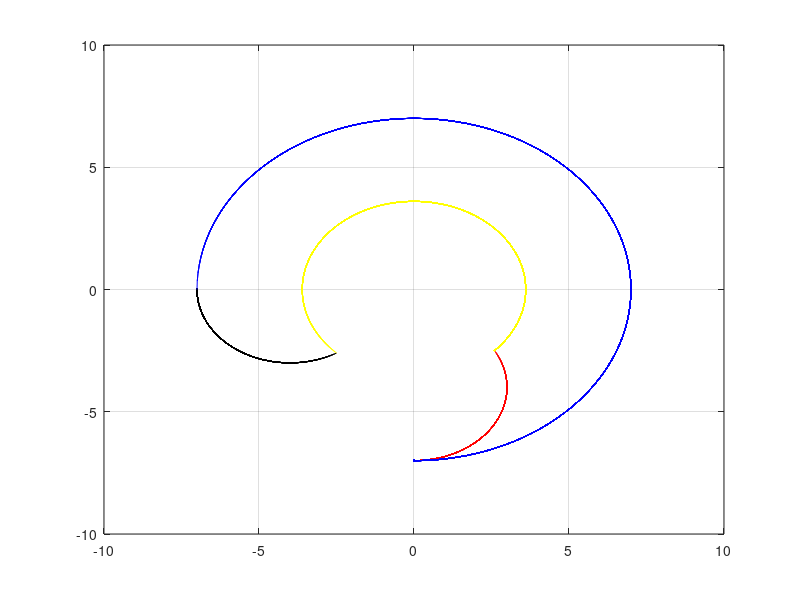

Reproduce this figure in MATLAB.
clc
clear

l1 = 4;
l2 = 3;
% l3 = 30;

q1_min = -90;
q1_max = 180;
q2_min = 0;
q2_max = 120;
% 1st path: q1 = min, q2 var
% 2nd path: q1 = max, q2 var
% 3rd path: q1 = var, q2 min
% 4th path: q1 = var, q2 max

t1=linspace(q1_min, q1_max, 100);
t2=linspace(q2_min, q2_max, 100);
% 1st path: 
for i = 1:length(t2)
    firstPathX(i) = l1*cosd(q1_min) + l2*cosd(q1_min + t2(i));
    firstPathY(i) = l1*sind(q1_min) + l2*sind(q1_min + t2(i));
    plot(firstPathX(:),firstPathY(:),'r');
%     pause(0.05)
    axis([-10 10 -10 10])
    hold on
end

% 2nd path: 
for i = 1:length(t2)
    secondPathX(i) = l1*cosd(q1_max) + l2*cosd(q1_max + t2(i));
    secondPathY(i) = l1*sind(q1_max) + l2*sind(q1_max + t2(i));
    plot(secondPathX(:),secondPathY(:),'k');
%         pause(0.05)

    hold on
end

% 3rd path: 
for i = 1:length(t1)
    thirdPathX(i) = l1*cosd(t1(i)) + l2*cosd(t1(i) + q2_min);
    thirdPathY(i) = l1*sind(t1(i)) + l2*sind(t1(i) + q2_min);
    plot(thirdPathX(:),thirdPathY(:),'b');
%         pause(0.05)

    hold on
end

% 4th path: 
for i = 1:length(t1)
    fourthPathX(i) = l1*cosd(t1(i)) + l2*cosd(t1(i) + q2_max);
    fourthPathY(i) = l1*sind(t1(i)) + l2*sind(t1(i) + q2_max);
    plot(fourthPathX(:),fourthPathY(:),'y');
%         pause(0.01)

end
figure(1)
grid on
firstPathX = flip(firstPathX);
firstPathY = flip(firstPathY);
fourthPathX = flip(fourthPathX);
fourthPathY = flip(fourthPathY);
area = 0;
for i = 1:length(firstPathX)-1
    area = area + (firstPathX(i+1) + firstPathX(i))*(firstPathY(i+1) - firstPathY(i));
end
for i = 1:length(secondPathX)-1
    area = area + (secondPathX(i+1) + secondPathX(i))*(secondPathY(i+1) - secondPathY(i));
end
for i = 1:length(thirdPathX)-1
    area = area + (thirdPathX(i+1) + thirdPathX(i))*(thirdPathY(i+1) - thirdPathY(i));
end
for i = 1:length(fourthPathX)-1
    area = area + (fourthPathX(i+1) + fourthPathX(i))*(fourthPathY(i+1) - fourthPathY(i));
end
area = area/2